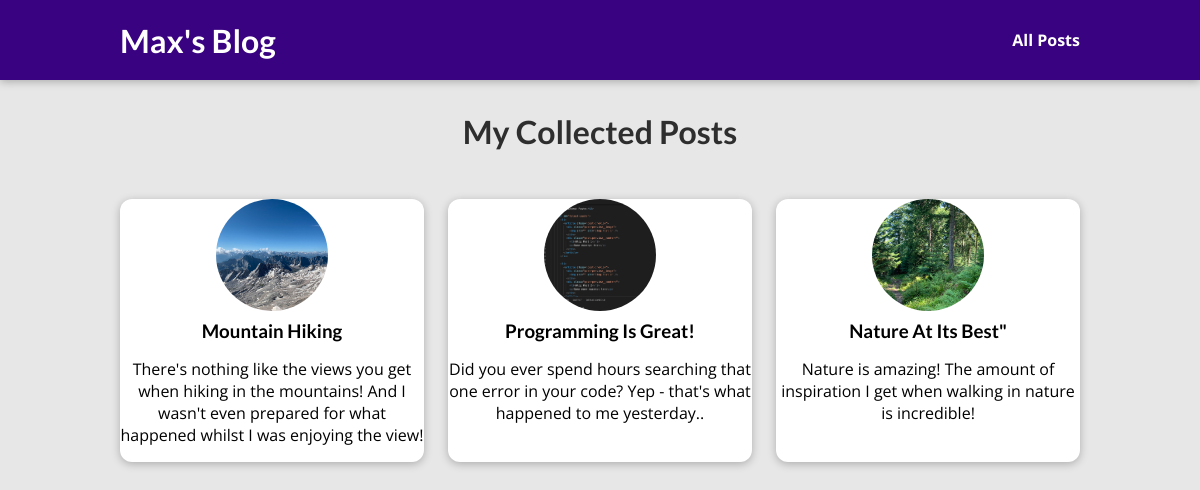
The page /posts on the database its author committed.
### blog/models.py (models this page shows, shortened)
class Post(models.Model):
    title = models.CharField(max_length=150)
    excerpt = models.CharField(max_length=200)
    image_name = models.CharField(max_length=100)
    date = models.DateField(auto_now=True)
    slug = models.SlugField(unique=True, db_index=True)
    content = models.TextField(validators=[MinLengthValidator(10)])
    author = models.ForeignKey(Author, on_delete=models.SET_NULL, null=True , related_name="posts")
    tags = models.ManyToManyField(Tag)

### blog/views.py (the view)
# urls.py: path("posts", views.posts, name="posts-page"),
def posts(request):
    all_posts = Post.objects.all()
    return render(request, "blog/all-posts.html", {
        "all_posts": all_posts
    })

### blog/templates/blog/all-posts.html (shortened to what this page needs)
{%extends 'base.html'%}
{%load static%}
{%block css_file%}
    <link rel="stylesheet" href="{% static "blog/post.css" %}">
    <link rel="stylesheet" href="{% static "blog/all-posts.css" %}">
{%endblock%}
{%block content%}
  <section id="all-posts">
      <h2>My Collected Posts</h2>
      <ul>
        {%for post in all_posts%}
        <div class="box">
          {% include "blog/includes/post.html" %}
        </div>
        {%endfor%}
      </ul>
  </section>
{%endblock%}

### templates/base.html (shortened to what this page needs)
{% load static %}
<!DOCTYPE html>
<html>
  <head>
    <link rel="stylesheet" href="{% static "app.css" %}">
    {%block css_file%} {%endblock%}
  </head>
  <body>
      <header id="main-navigation">
        <h1><a href="{% url 'starting-page' %}">Max's Blog</a></h1>
        <nav>
          <a href="{% url 'posts-page' %}">All Posts</a>
        </nav>
      </header>
      {%block content%}
      {%endblock%}
  </body>
</html>

### blog/templates/blog/includes/post.html (shortened to what this page needs)
{%load static%}
<li>
  <article class="post">
    <a href="{% url "post-detail-page" post.slug %}">
      <img src="{%static "blog/images/"|add:post.image_name %}" alt="{{post.title}}">
      <div class="post__content">
        <h3>{{ post.title}} </h3>
        <p>{{post.excerpt}} </p>
    </a>
  </article>
</li>

### static/app.css (style rules this page uses)
* { box-sizing: border-box; }
html { font-family: 'Open Sans', 'Lato', sans-serif; }
body { margin: 0; }
h1, h2, h3 { font-family: 'Lato', sans-serif; font-weight: bold; }
#main-navigation { width: 100%; height: 5rem; display: flex; justify-content: space-between; align-items: center; padding: 0 10%; position: absolute; top: 0; left: 0; }
#main-navigation a { text-decoration: none; color: white; font-weight: bold; }

### blog/static/blog/post.css (style rules this page uses)
.post { display: flex; flex-direction: column; align-items: center; text-align: center; }
.post a { text-decoration: none; color: black; transition: all 0.2s ease; }
.post img { width: 5rem; height: 5rem; object-fit: cover; border-radius: 50%; }
.post h3 { margin: 0.25rem 0; }

### blog/static/blog/all-posts.css (style rules this page uses)
body { background-color: #e7e7e7; }
#main-navigation { background-color: #390281; box-shadow: 0 2px 8px rgba(0, 0, 0, 0.25); }
#all-posts { margin: 7rem auto; width: 90%; max-width: 60rem; }
#all-posts h2 { text-align: center; font-size: 2rem; color: #2e2e2e; margin: 3rem 0; }
ul { list-style: none; margin: 0; padding: 0; display: grid; grid-template-columns: repeat(auto-fill, minmax(17rem, 1fr)); gap: 1.5rem; }
.post img { width: 7rem; height: 7rem; }
.box { transform-origin: center; box-shadow: 0 2px 8px rgba(0, 0, 0, 0.25); border-radius: 12px; background-color: white; }

### rows shown on the page
Post: image_name (picture), title "Mountain Hiking", excerpt "There's nothing like the views you get when hiking in the mountains! And I wasn't even prepared for what happened whilst I was enjoying the view!"
Post: image_name (picture), title "Programming Is Great!", excerpt "Did you ever spend hours searching that one error in your code? Yep - that's what happened to me yesterday.."
Post: image_name (picture), title "Nature At Its Best\"", excerpt "Nature is amazing! The amount of inspiration I get when walking in nature is incredible!"
